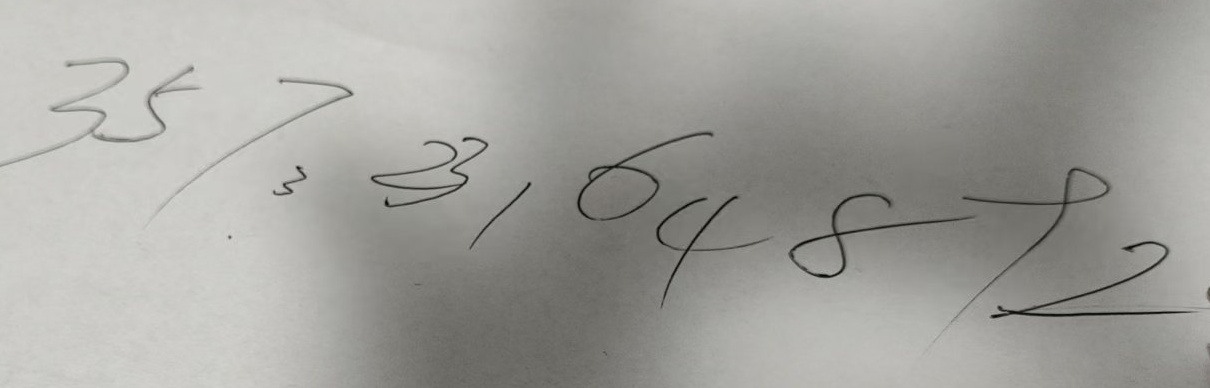
#> input picture line_crop/line_1.jpg, 1210 x 388 px
$ python 2_extract_from_background.py
#> lines starting #> are read from the running program, lines starting #| are printed output that depends on the picture; after the words box and inside, x2 and y2 are one past the last pixel; in counts of white or black regions, pixels touching at a corner belong together
import cv2
import numpy as np

# Read the image, convert to grayscale, and apply Gaussian blur to reduce noise
img   = cv2.imread('../line_crop/line_1.jpg')
#> img is the input picture: shape (388, 1210, 3); mean B, G, R 157.2, 161.7, 162.3
gray  = cv2.cvtColor(img, cv2.COLOR_BGR2GRAY)
blur  = cv2.GaussianBlur(gray, (5,5), 0)

# Apply adaptive thresholding to create a binary mask (white text on black background)
mask = cv2.adaptiveThreshold(
    blur, 255,
    cv2.ADAPTIVE_THRESH_GAUSSIAN_C,
    cv2.THRESH_BINARY_INV,
    blockSize=19,
    C=6
)
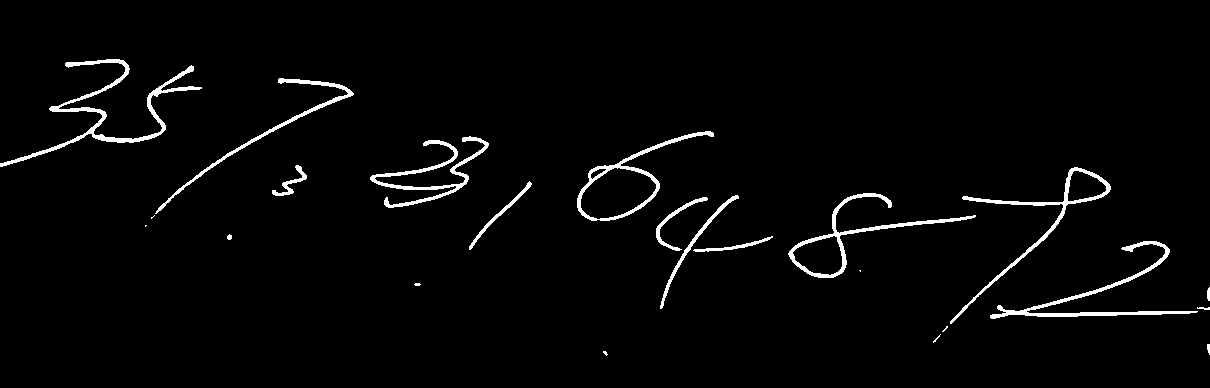
#> mask: shape (388, 1210); 2.6% white; 23 white regions (7 under 20 px), largest, box (x1, y1, x2, y2) and area: (0, 59, 202, 167) 2058, (990, 241, 1198, 319) 1585, (370, 136, 489, 208) 1425
#Define structuring elements (kernels) for morphological operations
#A horizontally elongated kernel is helpful for reconnecting broken horizontal strokes
kernel_close = cv2.getStructuringElement(cv2.MORPH_RECT, (3,3))
kernel_horiz = cv2.getStructuringElement(cv2.MORPH_RECT, (5,1))
kernel_open  = cv2.getStructuringElement(cv2.MORPH_RECT, (2,2))
#Perform standard closing multiple times to fill in most broken parts
mask = cv2.morphologyEx(mask, cv2.MORPH_CLOSE, kernel_close, iterations=2)
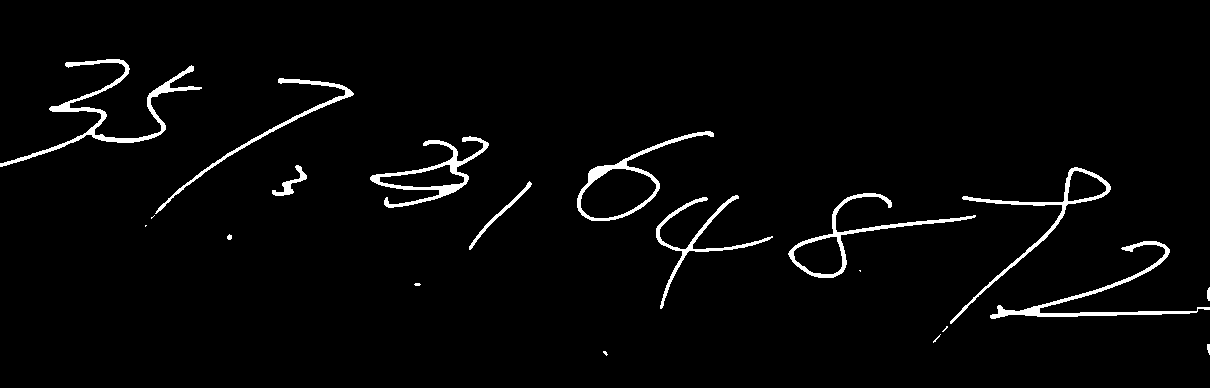
#> mask: shape (388, 1210); 2.7% white; 20 white regions (7 under 20 px), largest, box (x1, y1, x2, y2) and area: (0, 59, 202, 167) 2153, (990, 241, 1210, 319) 1680, (370, 136, 489, 208) 1574
#Use a horizontal kernel to specifically reconnect broken horizontal strokes
mask = cv2.morphologyEx(mask, cv2.MORPH_CLOSE, kernel_horiz, iterations=1)
#Apply opening to remove small noise
mask = cv2.morphologyEx(mask, cv2.MORPH_OPEN, kernel_open, iterations=1)
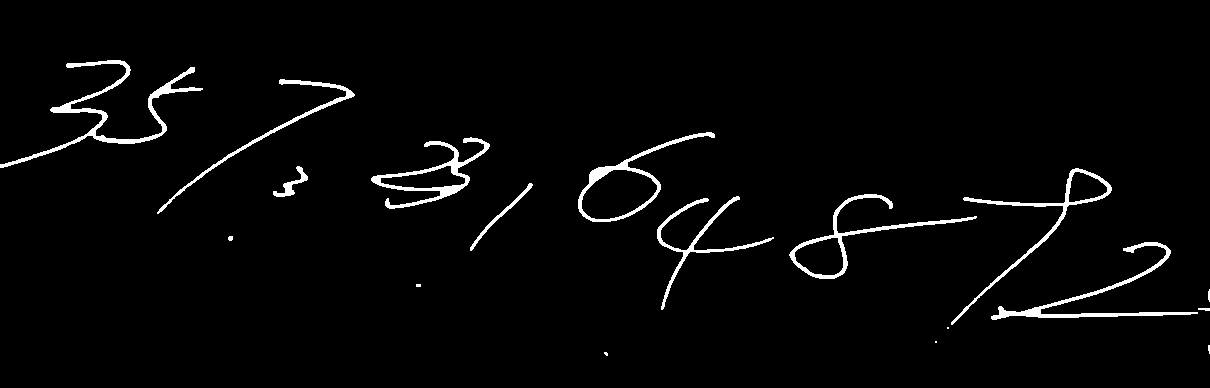
#> mask: shape (388, 1210); 2.7% white; 18 white regions (5 under 20 px), largest, box (x1, y1, x2, y2) and area: (0, 60, 203, 168) 2155, (991, 242, 1198, 320) 1644, (371, 137, 490, 209) 1574
#Slight dilation to fill very narrow gaps further
mask = cv2.dilate(mask, kernel_open, iterations=1)
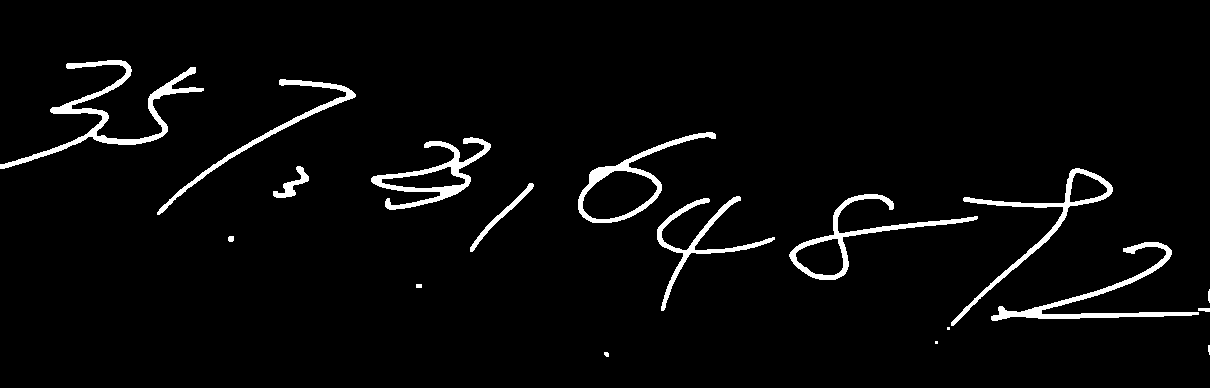
#> mask: shape (388, 1210); 3.5% white; 18 white regions (3 under 20 px), largest, box (x1, y1, x2, y2) and area: (0, 60, 204, 169) 2793, (991, 242, 1199, 321) 2121, (371, 137, 491, 210) 2021
cv2.imwrite('mask.png', mask)

$ run again, with line_crop/line_0.jpg copied over line_crop/line_1.jpg
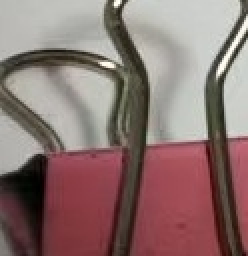
#> input picture line_crop/line_0.jpg, 124 x 128 px (shown 2 times larger)
#> img is the input picture: shape (128, 124, 3); mean B, G, R 112.6, 115.4, 139.6
#> `mask = cv2.adaptiveThreshold( blur, 255, cv2.ADAPTIVE_THRESH_GAUSSIAN_..`:
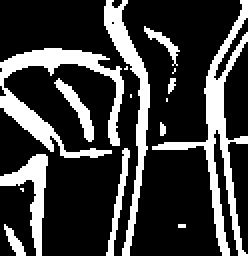
#> mask: shape (128, 124) (shown 2 times larger); 23.9% white; 16 white regions (7 under 20 px), largest, box (x1, y1, x2, y2) and area: (76, 0, 124, 128) 1072, (0, 24, 62, 79) 1041, (52, 0, 75, 128) 700
#> `mask = cv2.dilate(mask, kernel_open, iterations=1)`:
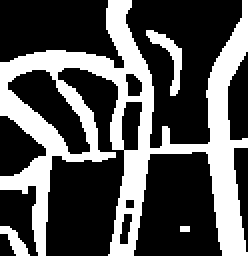
#> mask: shape (128, 124) (shown 2 times larger); 33.2% white; 4 white regions (1 under 20 px), largest, box (x1, y1, x2, y2) and area: (0, 0, 124, 128) 4978, (73, 15, 91, 48) 183, (0, 113, 15, 128) 101
